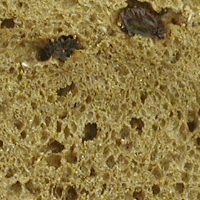
#> input picture kth/kth_test/0/48a-scale_10_im_11_col.png, 200 x 200 px, found by its file name; its folder holds only this picture in this run
$ python process.py
#> lines starting #> are read from the running program, lines starting #| are printed output that depends on the picture
import argparse
import time

from PIL import Image
import os

import numpy as np

IH = 128
IW = 128

OUT_F = '0_test.txt'
SRC_P = 'coil_test/0/'

with open(OUT_F, 'w') as fout:
    for root, ds, fs in os.walk(SRC_P):
        for f in fs:
            image = Image.open(SRC_P + f).convert('L')  # 用PIL中的Image.open打开图像
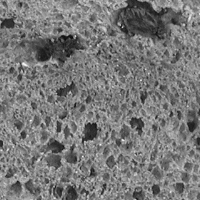
#> image: PIL image 200x200 L; min 10, max 248, mean 120.4
            image = image.resize((IH, IW))
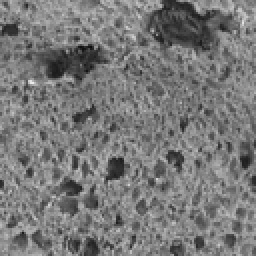
#> image: PIL image 128x128 L (shown 2 times larger); min 13, max 235, mean 120.4
            image_arr = np.array(image)  # 转化成numpy数组
            # image_arr = image_arr / 255
            image_arr = image_arr.reshape(-1)
#> image_arr = 16384 values, max 235 at index 5264, min 13 at index 2989, mean 120.4
            for i in image_arr:
                fout.write(str(i) + ' ')
#> this loop made 16384 passes
#> i on passes 1 to 3: 141, 127, 135
            fout.write('\n')

$ run again, on kth/kth_test/0/48a-scale_2_im_12_col.png
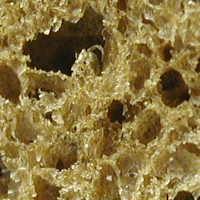
#> input picture kth/kth_test/0/48a-scale_2_im_12_col.png, 200 x 200 px, found by its file name
#> `image = Image.open(SRC_P + f).convert('L')`:
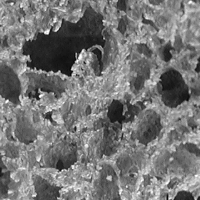
#> image: PIL image 200x200 L; min 5, max 255, mean 117.1
#> `image = image.resize((IH, IW))`:
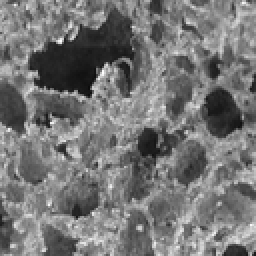
#> image: PIL image 128x128 L (shown 2 times larger); min 12, max 255, mean 117.1
#> image_arr = 16384 values, max 255 at index 4659, min 12 at index 5548, mean 117.1
#> the loop `for i in image_arr:` made 16384 passes
#> i on passes 1 to 3: 161, 153, 145

$ run again, on kth/kth_test/0/48a-scale_2_im_1_col.png
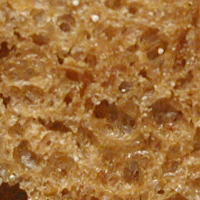
#> input picture kth/kth_test/0/48a-scale_2_im_1_col.png, 200 x 200 px, found by its file name
#> `image = Image.open(SRC_P + f).convert('L')`:
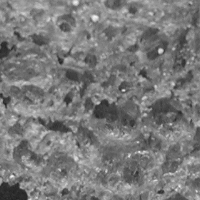
#> image: PIL image 200x200 L; min 33, max 241, mean 122.2
#> `image = image.resize((IH, IW))`:
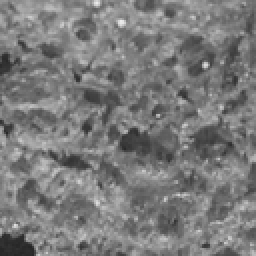
#> image: PIL image 128x128 L (shown 2 times larger); min 37, max 235, mean 122.2
#> image_arr = 16384 values, max 235 at index 176, min 37 at index 15759, mean 122.2
#> the loop `for i in image_arr:` made 16384 passes
#> i on passes 1 to 3: 147, 148, 150

$ run again, on kth/kth_test/0/48a-scale_2_im_3_col.png
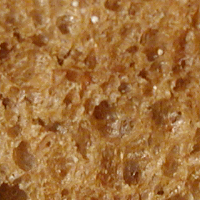
#> input picture kth/kth_test/0/48a-scale_2_im_3_col.png, 200 x 200 px, found by its file name
#> `image = Image.open(SRC_P + f).convert('L')`:
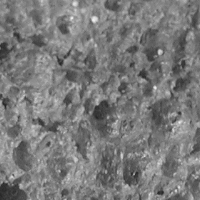
#> image: PIL image 200x200 L; min 37, max 240, mean 122.1
#> `image = image.resize((IH, IW))`:
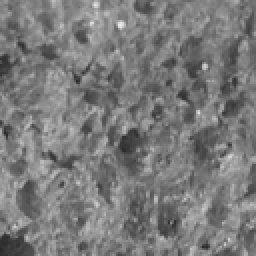
#> image: PIL image 128x128 L (shown 2 times larger); min 41, max 234, mean 122.1
#> image_arr = 16384 values, max 234 at index 1595, min 41 at index 15845, mean 122.1
#> the loop `for i in image_arr:` made 16384 passes
#> i on passes 1 to 3: 129, 136, 147

$ run again, on kth/kth_test/0/48a-scale_10_im_1_col.png
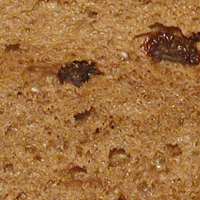
#> input picture kth/kth_test/0/48a-scale_10_im_1_col.png, 200 x 200 px, found by its file name
#> `image = Image.open(SRC_P + f).convert('L')`:
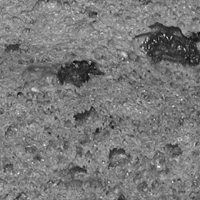
#> image: PIL image 200x200 L; min 14, max 249, mean 120.9
#> `image = image.resize((IH, IW))`:
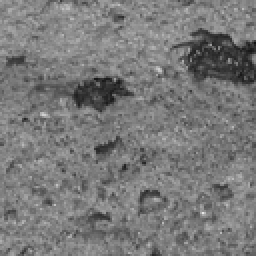
#> image: PIL image 128x128 L (shown 2 times larger); min 19, max 231, mean 121
#> image_arr = 16384 values, max 231 at index 13669, min 19 at index 2815, mean 121
#> the loop `for i in image_arr:` made 16384 passes
#> i on passes 1 to 3: 163, 147, 142
